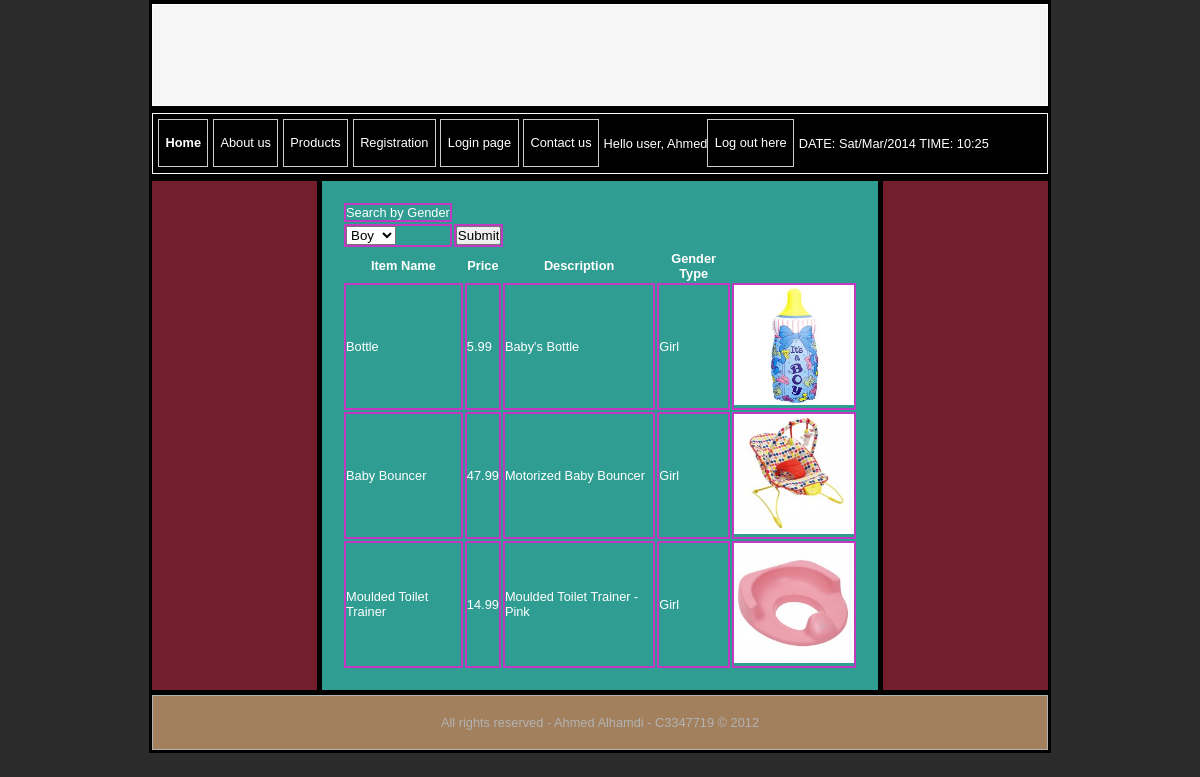
The page /products.php?byGender=Girl (signed in) on the database its author committed.
### tables this page shows
CREATE TABLE IF NOT EXISTS `products` (
  `productid` int(2) NOT NULL AUTO_INCREMENT,
  `itemname` varchar(30) NOT NULL,
  `itemprice` varchar(5) NOT NULL,
  `itemdescription` varchar(50) NOT NULL,
  `Gender` varchar(7) NOT NULL,
  `photo` varchar(30) NOT NULL,
  PRIMARY KEY (`productid`)
);

### products.php (the view, shortened to what this page needs)
<!DOCTYPE html PUBLIC "-//W3C//DTD XHTML 1.1//EN" "http://www.w3.org/TR/xhtml11/DTD/xhtml11.dtd">
<html xmlns="http://www.w3.org/1999/xhtml">
	<head>
		<link rel="stylesheet" type="text/css" href="index.css" />
	</head>
	<body>
		<div id="container">
			<div id="header"></div>
			<div id="navcontainer">
				<?php
				include 'navigation.php';
				?>
			</div>
			<div id="wrapper">
				<div id="content">
					<table>
						<form method="get" action="products.php">
							<tr>
								<td>Search by Gender</td>
							</tr>
							<tr>
								<td>
								<select name="byGender">
									<option value="Boy">Boy</option>
								</select></td>
								<td>
								<input type="submit" />
								</td>
							</tr>
						</form>
					</table>
					<?php
					@$byGender = $_GET['byGender'];
					$query = "SELECT * FROM products";
					if (!$byGender == "") {
						$query = $query . " WHERE Gender like '$byGender'";
						$result = mysql_query($query) or die("Error in query: $query. " . mysql_error());
						print '<table align="center" cellpadding="10">';
						print '<tr><th>Item Name</th><th>Price</th><th>Description</th><th>Gender Type</th></tr>';
						while ($row = mysql_fetch_array($result)) {
							print "<tr>";
							print "<td>" . $row['itemname'] . "</td>";
							print "<td>" . $row['itemprice'] . "</td>";
							print "<td>" . $row['itemdescription'] . "</td>";
							print "<td>" . $row['Gender'] . "</td>";
							print '<td><img src="' . $row["photo"] . '" width="120" height="120"/></td>';
							print "</tr>";
						}
					}
					else {
						print "<p>Please select a query option to view products.</p>";
					}
					print "</table>";
					?>
				</div>
			</div>
			<div id="footer">
				<p> All rights reserved - Ahmed Alhamdi - C3347719  &copy; 2012 </p>
			</div>
		</div>
	</body>
</html>

### index.css (style rules this page uses)
* { margin: 0; padding: 0; }
body { background-color: #2B2B2B; }
#container { width: 896px; padding:3px; margin: 0px auto; font-family: Arial, Helvetica, sans-serif; font-size: .8em; color: #FFFFFF; background-color: #000000; }
#header { margin-top: 1px; background-color: #F6F6F6; height: 100px; border: 1px solid #FFFFFF; }
#wrapper { margin-top: 7px; background-image: url(images/wrapper_bg.png); background-repeat: repeat-y; }
#content { margin-left: 170px; margin-right: 170px; margin-bottom: 5px; color: #FFFFFF; background-color: #309D92; padding: 20px; border: 0px solid #FFFFFF; height: auto; }
p { margin-top: 15px; margin-bottom: 15px; }
table td { border:2px solid #c138c1; }
#footer { clear: both; color: #FFFFFF; padding: 4px; border: 1px solid #FFFFFF; background-color: #E7B685; text-align: center; opacity: .7; }

### rows shown on the page
products: itemname "Bottle", itemprice "5.99", itemdescription "Baby's Bottle", Gender "Girl", photo (picture)
products: itemname "Baby Bouncer", itemprice "47.99", itemdescription "Motorized Baby Bouncer", Gender "Girl", photo (picture)
products: itemname "Moulded Toilet Trainer", itemprice "14.99", itemdescription "Moulded Toilet Trainer - Pink", Gender "Girl", photo (picture)

### other values the page prints
$_SESSION['authenticatedUser'] "Ahmed"
